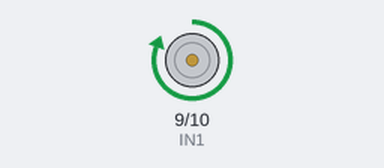
A sketch run on a simulated Arduino Uno, built with avr-gcc and run on an emulated ATmega328P. Parts: motor-driver pin pairs drawn as motors (green arrow = first pin HIGH = forward, orange = second pin HIGH = backward, longer = more drive, scaled by the enable pin).

Above: at 1.0 s.
At 2.5 s:
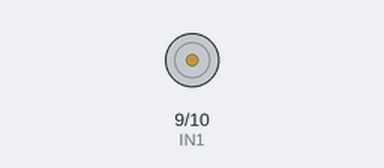
At 4.0 s:
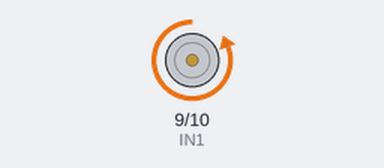
Timing chart, 0 to 7.8 s (numbered marks = the images above):
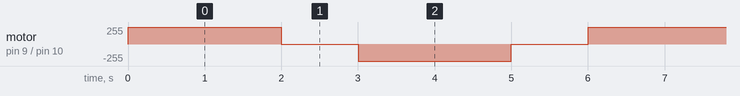

The sketch:

l298n_driver.ino
```cpp
// Define motor control pins
const int IN1 = 9;  // Input 1 on L298N
const int IN2 = 10; // Input 2 on L298N
const int ENA = 11; // Enable A on L298N

void setup() {
  // Set motor control pins as outputs
  pinMode(IN1, OUTPUT);
  pinMode(IN2, OUTPUT);
  pinMode(ENA, OUTPUT);

  // Start with motor off
  digitalWrite(ENA, LOW);
}

void loop() {
  // Run motor forward
  digitalWrite(IN1, HIGH);
  digitalWrite(IN2, LOW);
  digitalWrite(ENA, HIGH); // Enable motor
  delay(2000); // Run for 2 seconds

  // Stop the motor
  digitalWrite(ENA, LOW);
  delay(1000); // Stop for 1 second

  // Run motor backward
  digitalWrite(IN1, LOW);
  digitalWrite(IN2, HIGH);
  digitalWrite(ENA, HIGH); // Enable motor
  delay(2000); // Run for 2 seconds

  // Stop the motor
  digitalWrite(ENA, LOW);
  delay(1000); // Stop for 1 second
}
```

Measured:
- by itself, motor on pin 9 (IN1) / pin 10 (IN2): repeats every 6.0 s: stopped 1.0 s, backward 255/255 2.0 s, stopped 1.0 s, forward 255/255 2.0 s
